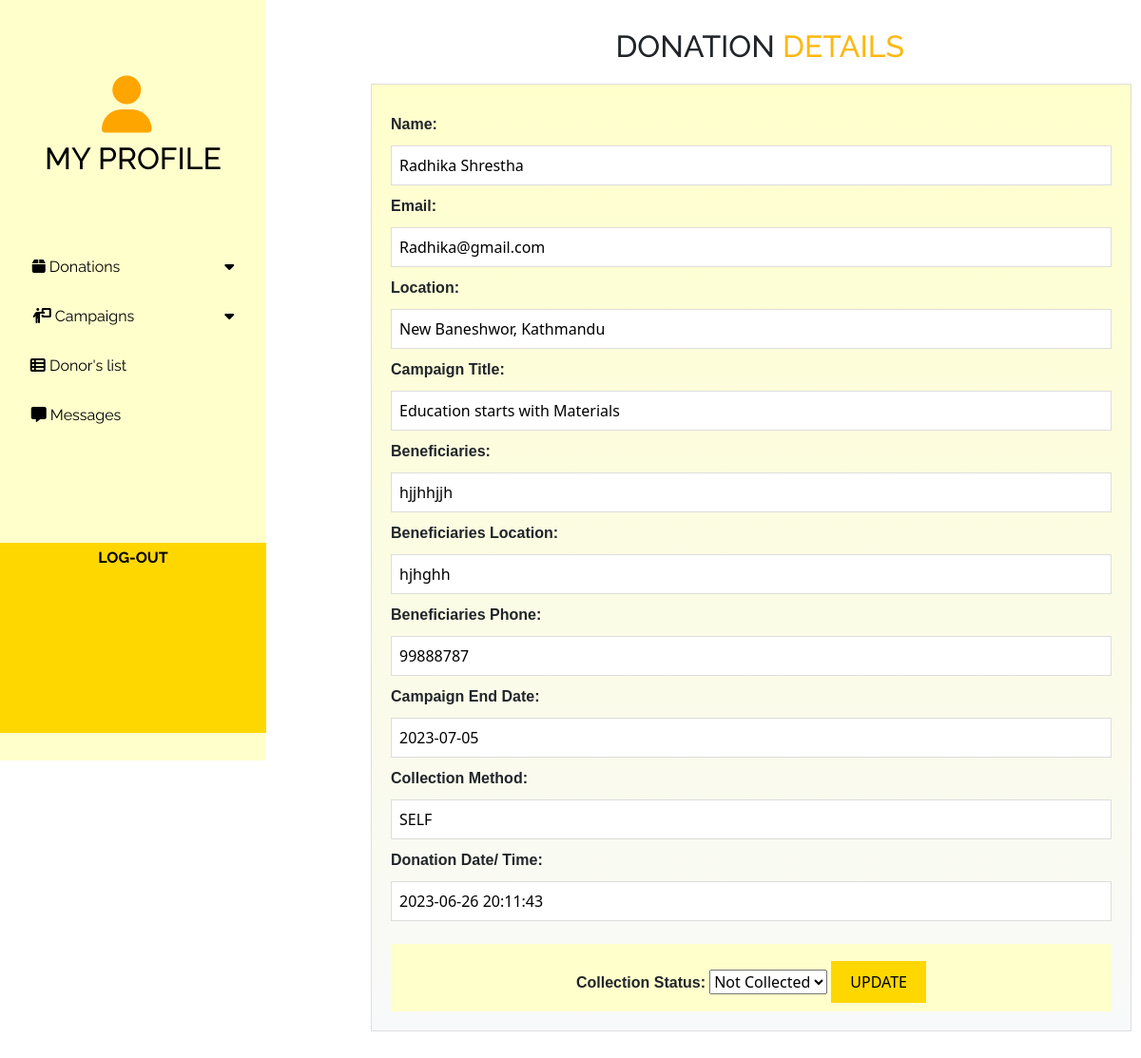
The app's page /1ex/clothdonationdetail.php?id=13&status=Not Collected with its own data.
### tables this page shows
CREATE TABLE `donations` (
  `id` int(6) UNSIGNED NOT NULL,
  `campaignId` int(6) UNSIGNED NOT NULL,
  `campaignTitle` varchar(255) NOT NULL,
  `name` varchar(255) NOT NULL,
  `email` varchar(255) NOT NULL,
  `location` varchar(255) NOT NULL,
  `materials` varchar(255) NOT NULL,
  `bookAmount` varchar(255) DEFAULT NULL,
  `copyAmount` varchar(255) DEFAULT NULL,
  `penAmount` varchar(255) DEFAULT NULL,
  `bagAmount` varchar(255) DEFAULT NULL,
  `shoesAmount` varchar(255) DEFAULT NULL,
  `otherAmount` varchar(255) DEFAULT NULL,
  `description` text DEFAULT NULL,
  `collectionMethod` varchar(255) DEFAULT NULL,
  `donationDate` timestamp NOT NULL DEFAULT current_timestamp(),
  `status` varchar(255) DEFAULT NULL,
  `username` varchar(255) DEFAULT NULL,
  `donationStatus` varchar(255) DEFAULT NULL,
  `beneficiaries` varchar(255) DEFAULT NULL,
  `beneficiaries_location` varchar(255) DEFAULT NULL,
  `beneficiaries_phone` varchar(255) DEFAULT NULL,
  `campaign_end_date` date DEFAULT NULL
);

### 1ex/clothdonationdetail.php (the view, shortened to what this page needs)
<!DOCTYPE html>
<html>
<head>
</head>
<body><div id="sidebar">
<?php include 'admin-dashboard.php'; ?></div>
<div class="content">
	<?php
	$hostname = 'localhost';
	$username = 'root';
	$password = '';
	$database = 'cloth';
	$conn = mysqli_connect($hostname, $username, $password, $database);
	if (isset($_GET["id"])) {
		$id = $_GET["id"];
		$sql = "SELECT * FROM donations WHERE id='$id'";
		$result = mysqli_query($conn, $sql);
		if (mysqli_num_rows($result) > 0) {
			$row = mysqli_fetch_assoc($result);
	?>
	<h2 style="padding-left:33%; font-family: 'Raleway', sans-serif; ">DONATION<span style="color: #FDB813;"> DETAILS</span></H2>
			<form method="post">
				<?php if (!empty($row["name"])) { ?>
					<label>Name:</label>
					<input type="text" value="<?php echo $row["name"]; ?>" readonly>
				<?php } ?>
				<?php if (!empty($row["email"])) { ?>
					<label>Email:</label>
					<input type="text" value="<?php echo $row["email"]; ?>" readonly>
				<?php } ?>
				<?php if (!empty($row["location"])) { ?>
					<label>Location:</label>
					<input type="text" value="<?php echo $row["location"]; ?>" readonly>
				<?php } ?>
				<?php if (!empty($row["campaignTitle"])) { ?>
					<label>Campaign Title:</label>
					<input type="text" value="<?php echo $row["campaignTitle"]; ?>" readonly>
				<?php } ?>
				<?php if (!empty($row["beneficiaries"])) { ?>
    <label>Beneficiaries:</label>
    <input type="text" value="<?php echo $row["beneficiaries"]; ?>" readonly>
<?php } ?>
<?php if (!empty($row["beneficiaries_location"])) { ?>
    <label>Beneficiaries Location:</label>
    <input type="text" value="<?php echo $row["beneficiaries_location"];?>" readonly>
<?php } ?>
<?php if (!empty($row["beneficiaries_phone"])) { ?>
    <label>Beneficiaries Phone:</label>
    <input type="text" value="<?php echo $row["beneficiaries_phone"]; ?>" readonly>
<?php } ?>
<?php if (!empty($row["campaign_end_date"])) { ?>
    <label>Campaign End Date:</label>
    <input type="text" value="<?php echo $row["campaign_end_date"];?>" readonly>
<?php } ?>
				<?php if (!empty($row["collectionMethod"])) { ?>
					<label>Collection Method:</label>
					<input type="text" value="<?php echo $row["collectionMethod"]; ?>" readonly>
				<?php } ?>
				<?php if (!empty($row["donationDate"])) { ?>
					<label>Donation Date/ Time: </label>
					<input type="text" value="<?php echo $row["donationDate"]; ?>" readonly>
				<?php } ?>
				<br/><br/>
				<div style="background-color:#ffffcc; padding:8px;">
				<center><label>Collection Status:</label>
				<select name="status">
					<option value="Not Collected" <?php if ($row["status"] === "Not Collected") echo "selected"; ?>>Not Collected</option>
				</select>
				<input type="submit" value="UPDATE"></center>
				</div>
			</form>
	<?php
		} else {
			echo "No donation found with the provided ID.";
		}
	} else {
		echo "No ID provided.";
	}
	?>
	</div>
</body>
</html>

### 1ex/clothdonationdetail.php (style rules this page uses)
form { width: 800px; margin: 20px auto; padding: 20px; border: 1px solid #ddd; background: linear-gradient(to top,#f8f9fa,#ffffcc ); }
label { display: block; margin-top: 10px; margin-bottom: 10px; font-family:sans-serif; font-weight: bold; }
input[type="text"], textarea { width: 100%; padding: 8px; border: 1px solid #ddd; }
input[type="submit"] { margin-top: 10px; padding: 10px 20px; background-color: gold; color: black; border: none; cursor: pointer; }
.content { padding-left:20%!important; }

### 1ex/admin-dashboard.php (style rules this page uses)
body { margin: 0; padding: 0; }
.content { margin-left: 150px!important; padding: 30px; }

### records on screen
donations: name "Radhika Shrestha", email "Radhika@gmail.com", location "New Baneshwor, Kathmandu", campaignTitle "Education starts with Materials", beneficiaries "hjjhhjjh", beneficiaries_location "hjhghh", beneficiaries_phone "99888787", campaign_end_date "2023-07-05", collectionMethod "SELF", donationDate "2023-06-26 20:11:43", status "Not Collected"
